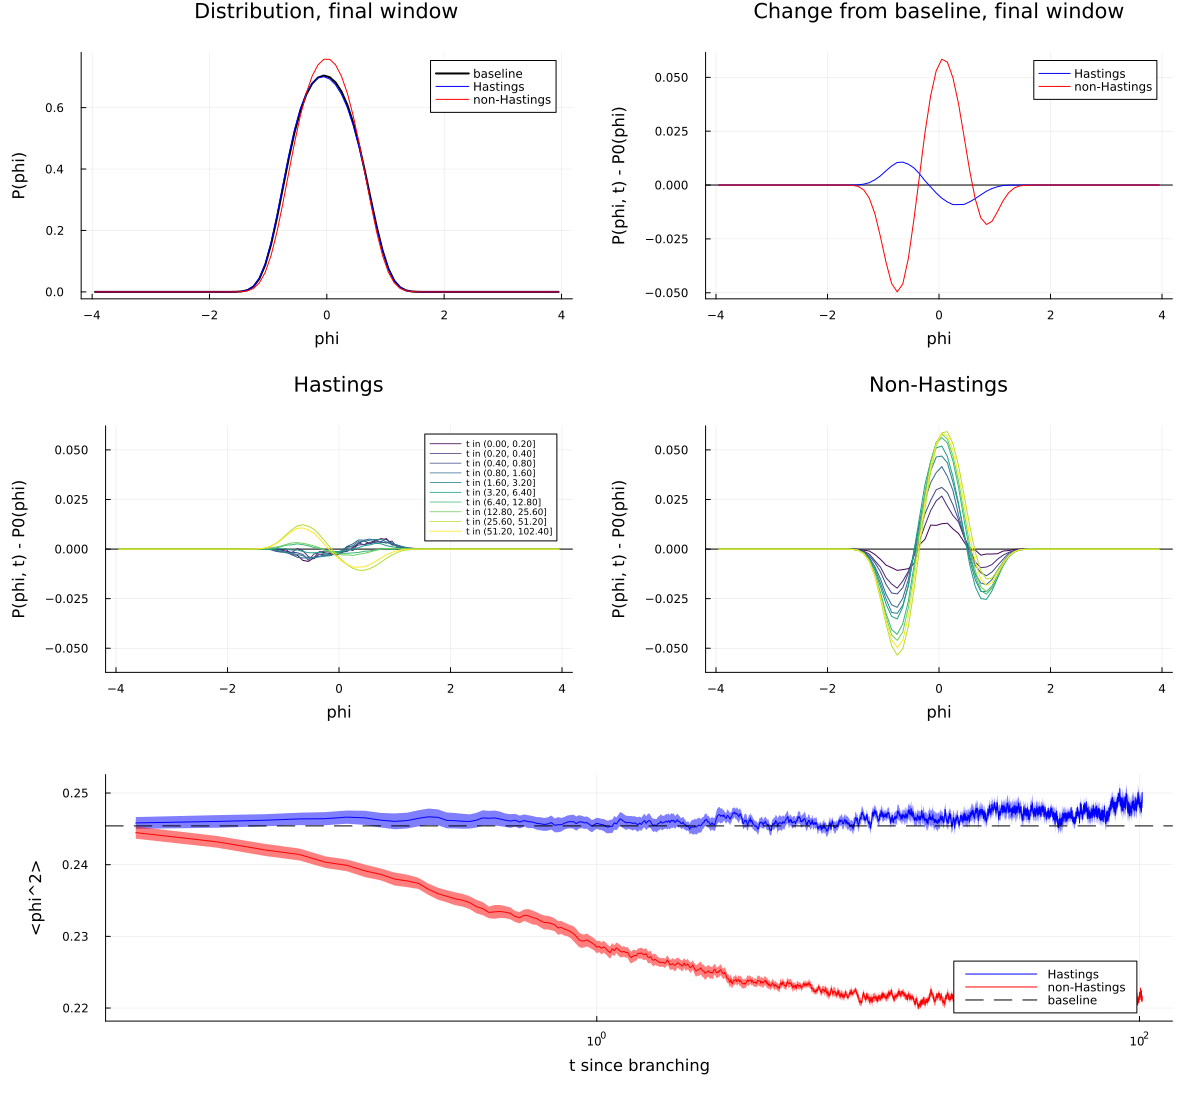

Write the Julia code that produced this figure.
# PhiDistributionCompare.jl
#
# Compares how P(phi, t) changes under the Hastings and non-Hastings updates
# when both start from the same ensemble.
#
# Protocol, for each independent replica:
#   1. Thermalize with ModelA_update_hastings.
#   2. Keep running that chain to measure the baseline P0(phi).
#   3. From that same configuration, run two branches, one with
#      ModelA_update_hastings and one with ModelA_update, accumulating P(phi)
#      in logarithmically spaced time windows.
#
#
# Run with: julia --threads=auto PhiDistributionCompare.jl

using Plots
using Printf
using Random
using Statistics

include("ModelA.jl")

stderr_of(values) = std(values) / sqrt(length(values))

function add_to_histogram!(counts::AbstractVector{Float64}, phi::Array{Float64,3},
                           phi_min::Float64, bin_width::Float64)
    n_bins = length(counts)
    for value in phi
        bin = floor(Int, (value - phi_min) / bin_width) + 1
        if 1 <= bin <= n_bins
            counts[bin] += 1
        end
    end
    return counts
end

function evolve_branch(update, phi_start::Array{Float64,3}, h::Float64, dt::Float64,
                       L::Int, m2::Float64, window_edges::Vector{Int},
                       phi_min::Float64, bin_width::Float64, n_bins::Int)

    n_windows = length(window_edges) - 1
    n_evolve  = window_edges[end]

    phi        = copy(phi_start)
    histograms = zeros(Float64, n_bins, n_windows)
    phi2_t     = zeros(Float64, n_evolve)
    window     = 1

    for step in 1:n_evolve
        phi = update(phi, h, dt, L, m2)
        phi2_t[step] = mean(abs2, phi)

        while step > window_edges[window + 1]
            window += 1
        end
        add_to_histogram!(view(histograms, :, window), phi, phi_min, bin_width)
    end

    return (histograms = histograms, phi2_t = phi2_t)
end

function run_replica(seed::Int, L::Int, m2::Float64, h::Float64, dt::Float64,
                     n_therm::Int, n_baseline::Int, window_edges::Vector{Int},
                     phi_min::Float64, bin_width::Float64, n_bins::Int)

    Random.seed!(seed)

    phi = zeros(Float64, L, L, L)

    # 1. Thermalize with the Hastings update.
    phi2_therm = zeros(Float64, n_therm)
    for step in 1:n_therm
        phi = ModelA_update_hastings(phi, h, dt, L, m2)
        phi2_therm[step] = mean(abs2, phi)
    end

    # 2. Measure the baseline distribution with the same chain.
    baseline  = zeros(Float64, n_bins)
    phi2_base = 0.0
    for step in 1:n_baseline
        phi = ModelA_update_hastings(phi, h, dt, L, m2)
        add_to_histogram!(baseline, phi, phi_min, bin_width)
        phi2_base += mean(abs2, phi)
    end
    phi2_base /= n_baseline

    # 3. Branch from the same configuration.
    hastings = evolve_branch(ModelA_update_hastings, phi, h, dt, L, m2,
                             window_edges, phi_min, bin_width, n_bins)
    plain    = evolve_branch(ModelA_update, phi, h, dt, L, m2,
                             window_edges, phi_min, bin_width, n_bins)

    return (phi2_therm = phi2_therm, baseline = baseline, phi2_base = phi2_base,
            hastings = hastings, plain = plain)
end

# Normalizes each column of window counts to a probability density.
function normalize_windows(window_counts::Matrix{Float64}, bin_width::Float64)
    P = similar(window_counts)
    for w in 1:size(window_counts, 2)
        P[:, w] = window_counts[:, w] ./ (sum(window_counts[:, w]) * bin_width)
    end
    return P
end

function main()
    # Model parameters
    L  = 32
    m2 = -2.29
    h  = 0.0
    dt = 0.02

    # Run lengths, in calls to the update (time = steps * dt)
    n_replicas = 16
    n_therm    = 5000
    n_baseline = 4000
    window_edges = [0, 10, 20, 40, 80, 160, 320, 640, 1280, 2560, 5120]

    # Histogram range
    phi_min   = -4.0
    phi_max   =  4.0
    bin_width =  0.1

    n_bins    = round(Int, (phi_max - phi_min) / bin_width)
    n_windows = length(window_edges) - 1
    n_evolve  = window_edges[end]
    centers   = [phi_min + (b - 0.5) * bin_width for b in 1:n_bins]

    results = Vector{Any}(undef, n_replicas)
    Threads.@threads for r in 1:n_replicas
        results[r] = run_replica(2000 + r, L, m2, h, dt, n_therm, n_baseline,
                                 window_edges, phi_min, bin_width, n_bins)
    end

    # Thermalization check: compare the last two quarters of the preparation.
    q3 = (div(n_therm, 2) + 1):div(3 * n_therm, 4)
    q4 = (div(3 * n_therm, 4) + 1):n_therm
    phi2_q3 = [mean(res.phi2_therm[q3]) for res in results]
    phi2_q4 = [mean(res.phi2_therm[q4]) for res in results]
    @printf("Thermalization <phi^2>: third quarter %.5f +- %.5f, last quarter %.5f +- %.5f\n",
            mean(phi2_q3), stderr_of(phi2_q3), mean(phi2_q4), stderr_of(phi2_q4))

    # Combine replicas and normalize.
    baseline_counts = sum(res.baseline for res in results)
    expected_baseline = n_replicas * n_baseline * L^3
    @printf("Fraction of baseline samples outside the histogram range: %.3e\n",
            1 - sum(baseline_counts) / expected_baseline)

    P0 = baseline_counts ./ (sum(baseline_counts) * bin_width)
    P_hastings = normalize_windows(sum(res.hastings.histograms for res in results), bin_width)
    P_plain    = normalize_windows(sum(res.plain.histograms for res in results), bin_width)

    D_hastings = P_hastings .- P0
    D_plain    = P_plain .- P0

    # <phi^2> summaries. Differences are taken per replica before averaging.
    phi2_base_values = [res.phi2_base for res in results]
    phi2_base_mean   = mean(phi2_base_values)
    @printf("<phi^2> baseline:             %.5f +- %.5f\n",
            phi2_base_mean, stderr_of(phi2_base_values))

    late = (window_edges[end - 1] + 1):n_evolve
    late_hastings = [mean(res.hastings.phi2_t[late]) for res in results]
    late_plain    = [mean(res.plain.phi2_t[late]) for res in results]

    @printf("<phi^2> final window Hastings: %.5f +- %.5f\n",
            mean(late_hastings), stderr_of(late_hastings))
    @printf("<phi^2> final window plain:    %.5f +- %.5f\n",
            mean(late_plain), stderr_of(late_plain))

    diff_hastings = late_hastings .- phi2_base_values
    diff_plain    = late_plain .- phi2_base_values
    diff_branches = late_plain .- late_hastings
    @printf("Final - baseline, Hastings:   %+.5f +- %.5f\n",
            mean(diff_hastings), stderr_of(diff_hastings))
    @printf("Final - baseline, plain:      %+.5f +- %.5f\n",
            mean(diff_plain), stderr_of(diff_plain))
    @printf("Plain - Hastings, final:      %+.5f +- %.5f\n",
            mean(diff_branches), stderr_of(diff_branches))

    phi2_hastings_matrix = reduce(hcat, [res.hastings.phi2_t for res in results])
    phi2_plain_matrix    = reduce(hcat, [res.plain.phi2_t for res in results])
    phi2_hastings_mean   = vec(mean(phi2_hastings_matrix, dims = 2))
    phi2_plain_mean      = vec(mean(phi2_plain_matrix, dims = 2))
    phi2_hastings_err    = vec(std(phi2_hastings_matrix, dims = 2)) ./ sqrt(n_replicas)
    phi2_plain_err       = vec(std(phi2_plain_matrix, dims = 2)) ./ sqrt(n_replicas)
    times                = (1:n_evolve) .* dt

    # Plot
    colors = cgrad(:viridis, n_windows, categorical = true)
    labels = [@sprintf("t in (%.2f, %.2f]", window_edges[w] * dt, window_edges[w + 1] * dt)
              for w in 1:n_windows]

    # Same vertical scale on every difference panel.
    y_max   = 1.05 * maximum(abs, vcat(vec(D_hastings), vec(D_plain)))
    y_range = (-y_max, y_max)

    p1 = plot(centers, P0; color = :black, linewidth = 2, label = "baseline",
              xlabel = "phi", ylabel = "P(phi)", title = "Distribution, final window")
    plot!(p1, centers, P_hastings[:, end]; color = :blue, label = "Hastings")
    plot!(p1, centers, P_plain[:, end]; color = :red, label = "non-Hastings")

    p2 = plot(; xlabel = "phi", ylabel = "P(phi, t) - P0(phi)",
              title = "Change from baseline, final window")
    hline!(p2, [0.0]; color = :black, linewidth = 1, label = "")
    plot!(p2, centers, D_hastings[:, end]; color = :blue, label = "Hastings")
    plot!(p2, centers, D_plain[:, end]; color = :red, label = "non-Hastings")

    p3 = plot(; xlabel = "phi", ylabel = "P(phi, t) - P0(phi)", title = "Hastings",
              ylims = y_range, legendfontsize = 6)
    hline!(p3, [0.0]; color = :black, linewidth = 1, label = "")
    for w in 1:n_windows
        plot!(p3, centers, D_hastings[:, w]; color = colors[w], label = labels[w])
    end

    p4 = plot(; xlabel = "phi", ylabel = "P(phi, t) - P0(phi)", title = "Non-Hastings",
              ylims = y_range, legend = false)
    hline!(p4, [0.0]; color = :black, linewidth = 1)
    for w in 1:n_windows
        plot!(p4, centers, D_plain[:, w]; color = colors[w])
    end

    p5 = plot(times, phi2_hastings_mean; ribbon = phi2_hastings_err, color = :blue,
              xscale = :log10, xlabel = "t since branching", ylabel = "<phi^2>",
              label = "Hastings")
    plot!(p5, times, phi2_plain_mean; ribbon = phi2_plain_err, color = :red,
          label = "non-Hastings")
    hline!(p5, [phi2_base_mean]; color = :black, linestyle = :dash, label = "baseline")

    figure = plot(p1, p2, p3, p4, p5; layout = @layout([a b; c d; e]),
                  size = (1200, 1100), margin = 5Plots.mm)
    savefig(figure, "PhiDistributionCompare.png")

    return nothing
end

main()
